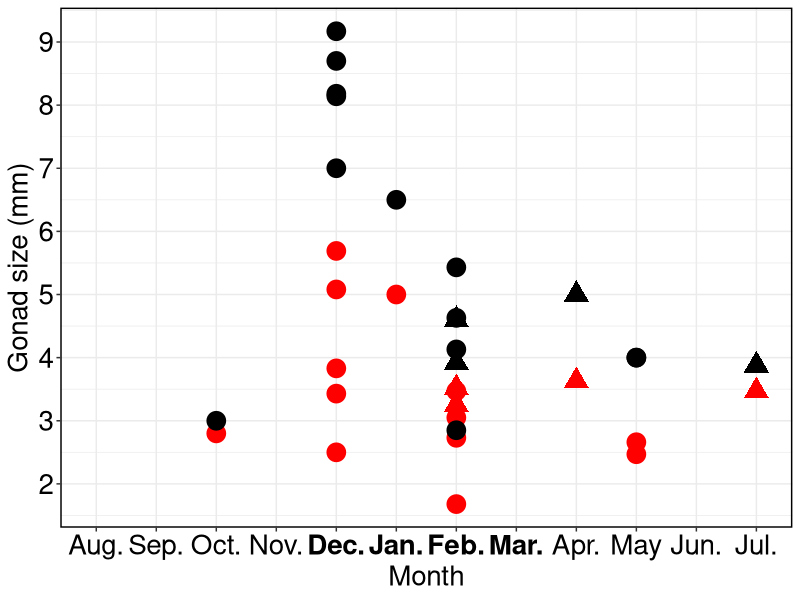

Write the R code that produced this figure.
# Author: Odilon Vieira 
# Date: February 7, 2023

#libraries required
library(dplyr)
library(data.table)
library(ggplot2)

#measurements datasets
conopophagidaeNest = fread("nest_conopophagidae.csv",check.names = T)
conopophagidaeEggs = fread("eggs_conopophagidae.csv",check.names = T)
conopophagidaeClutches = select(conopophagidaeEggs, c(Species, Clutch.Size, Clutches)) %>%
  na.omit()

#function to calculate the statistics (mean, sample count, standard deviation and 
#range) of a sample
statistics = function(smpl){
  smplLength = length(na.omit(smpl))
  if(smplLength > 1){
    m = round(mean(smpl, na.rm = T),2)
    rng = paste(range(smpl,na.rm = T), collapse = "–")
    stdv = round(sd(smpl, na.rm = T),2) 
    if(stdv > 0){
      formated = paste(m," (± ",stdv,", ",rng,", n = ",smplLength,")", sep="") 
    }else{
      formated = paste(m," (n = ",smplLength,")",sep="")
    }
  }else if (smplLength == 1){
    m = rng = na.omit(smpl)[1]
    formated = paste(m," (n = ",smplLength,")",sep="")
    stdv = 0
  }else{
    m = rng = stdv = formated = NA
  }
  
  list(
    mean = m,
    count = smplLength,
    range = rng,
    standardDeviation = stdv,
    textFormat =  as.character(formated)
  )
}

#replicates the clutch sizes in relate to the number of clutches
totalClutches = data.frame()
for(r in 1:nrow(conopophagidaeClutches)){
  clutch = conopophagidaeClutches[r,]
  clutchInfo = clutch[,1:2]
  clutchCount = as.numeric(clutch[,3])

  if(clutchCount > 1){
    clutchRep = data.frame(Species=rep(as.character(clutchInfo[,1]),clutchCount),
                           Clutch.Size=rep(as.numeric(clutchInfo[,2]),clutchCount))
    totalClutches = rbind(totalClutches,clutchRep)
  }else{
    totalClutches = rbind(totalClutches,clutchInfo)
  }
}
#format sources
sources = select(conopophagidaeEggs,c(Species,Source)) %>%
  bind_rows(select(conopophagidaeNest,c(Species,Source))) %>%
  distinct_all() %>%
  group_by(Species) %>%
  summarise(Source = paste(Source, collapse = ", "))

#statistics for nest
summarizedNests_txt = select(conopophagidaeNest, -Source) %>%
  group_by(Species) %>%
  summarise_all(function(x){statistics(x)$textFormat})
#statistics for eggs
summarizedEggs_txt = select(conopophagidaeEggs, -c(Source, Clutch.Size, Clutches)) %>%
  group_by(Species) %>%
  summarise_all(function(x){statistics(x)$textFormat})
#statistics for clutchess
summarizedClutches_txt = group_by(totalClutches, Species) %>%
  summarise(clutchSize = statistics(Clutch.Size)$textFormat)
#merge datasets
nestingConopophagidaeStatistics = left_join(summarizedNests_txt,summarizedEggs_txt,by="Species") %>%
  left_join(summarizedClutches_txt,by="Species") %>%
  left_join(sources,by="Species")

#View(nestingConopophagidaeStatistics)

#Specimens of Conopophaga cearae on MHNCE and MN collections with information about gonads
gonads = tibble(
  Voucher = c("MHNCE-0200","MHNCE-0201","MHNCE-0341",rep("MN-42745",2),rep("MN-42746",2),
              "MN-34554",rep("MN-34555",2),rep("MN-35001",2),"MN-36378","MN-36938",
              rep("MN-43276",2),"MN-43309"),
  width = c(2.8, 2.5, 5, 5.69, 5.08, 3.83, 3.43, 3.25, 1.68, 2.73, 3.05, 3.47, 3.63,
            3.52, 2.47, 2.66, 3.47),
  length = c(3, 7, 6.5, 8.70, 9.17, 8.18, 8.14, 4.6, 2.85, 4.13, 4.63, 5.43, 5,
             3.92, 4, 4, 3.88),
  sex = c(rep("Male",7), "Female",rep("Male",4),rep("Female",2),rep("Male",2),"Female"),
  monthNumber = c(10, 12, 1, rep(12,4), rep(2,5), 4, 2, rep(5,2), 7),
  monthText = c("Oct.", "Dec.", "Jan.", rep("Dec.",4), rep("Feb.",5), "Apr.", "Feb.", rep("May",2), "Jul.")
)

monthOrder = c("Aug.","Sep.","Oct.","Nov.",
               "Dec.","Jan.","Feb.","Mar.",
               "Apr.","May","Jun.","Jul.")
breeding = c("Dec.","Jan.","Feb.","Mar.")
#Plot the gonad 
ggplot(gonads) +
  aes(x = factor(monthText, levels = monthOrder), shape=sex) +
  geom_point(aes(y = width), colour="red", size=6, show.legend = F) +
  geom_point(aes(y = length), colour="black", size=6, show.legend = F) +
  xlab("Month") +
  ylab("Gonad size (mm)") +
  scale_x_discrete(breaks=monthOrder,drop=F) +
  scale_y_continuous(breaks = 0:10) +
  scale_shape_manual(values=c("Female"=17,"Male"=19)) +
  theme_bw() +
  theme(text = element_text(color="black", size=20),
    axis.text = element_text(color="black", size=20),
    axis.text.x = element_text(face=ifelse(monthOrder %in% breeding,"bold","plain")),
    panel.border = element_rect(colour="black", linewidth = 1))
